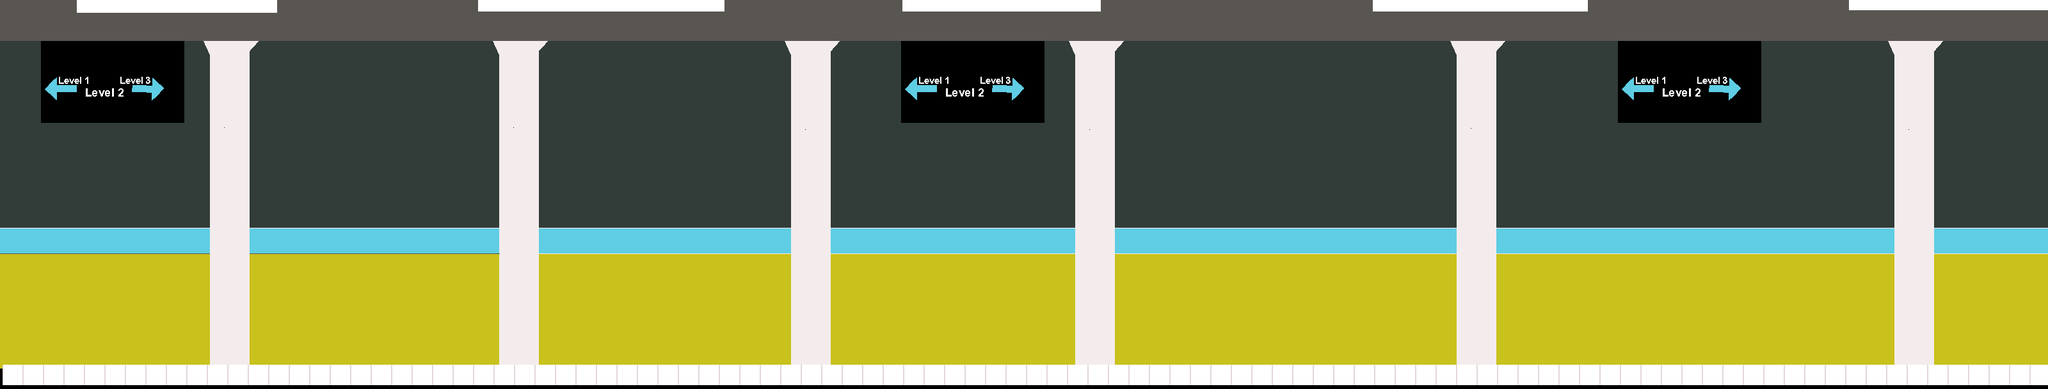

A level layout from a 2D game, rendered from its tile map. Below: a short description, then the map file with tile-grid data replaced by summaries:
An orthogonal 100x19 tile map with 32x32 px tiles, 2 tile layers (bg, ground), 3 tilesets.

<map version="1.0" tiledversion="1.0.3" orientation="orthogonal" renderorder="right-down" width="100" height="19" tilewidth="32" tileheight="32" nextobjectid="1">
 <tileset firstgid="1" name="bg" tilewidth="32" tileheight="32" tilecount="1800" columns="100">
  <image source="../assets/level2bg.png" width="3200" height="600" />
 </tileset>
 <tileset firstgid="1801" name="ground" tilewidth="32" tileheight="32" tilecount="1" columns="1">
  <image source="../assets/level2tiles.png" width="32" height="32" />
 </tileset>
 <tileset firstgid="1802" name="guide" tilewidth="32" tileheight="32" tilecount="32" columns="8">
  <image source="../assets/level2guide.png" width="256" height="128" />
 </tileset>
 <layer name="bg" width="100" height="19">
  <data>[1900 cells, 1800 non-empty, 1744 distinct tile ids]</data>
 </layer>
 <layer name="ground" width="100" height="19" offsetx="4" offsety="-6.30303">
  <data>[1900 cells, 100 non-empty, 1 distinct tile ids]</data>
 </layer>
</map>